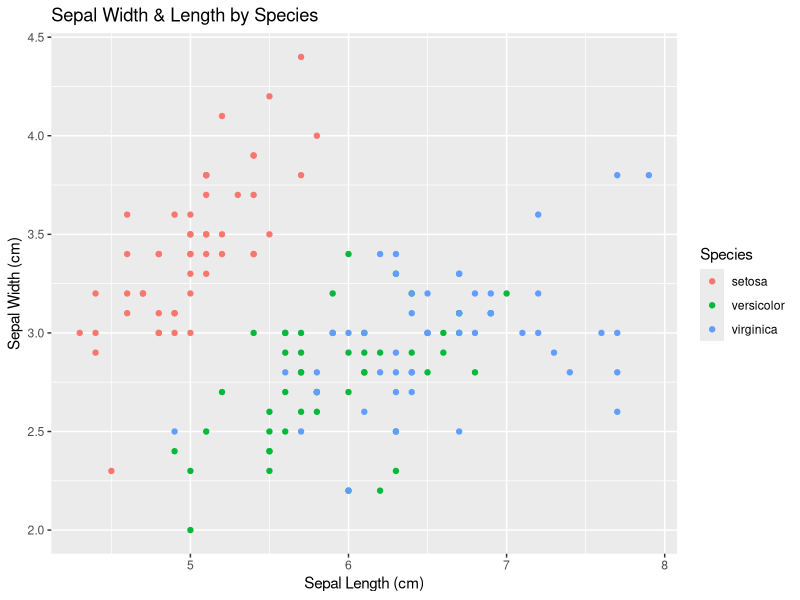
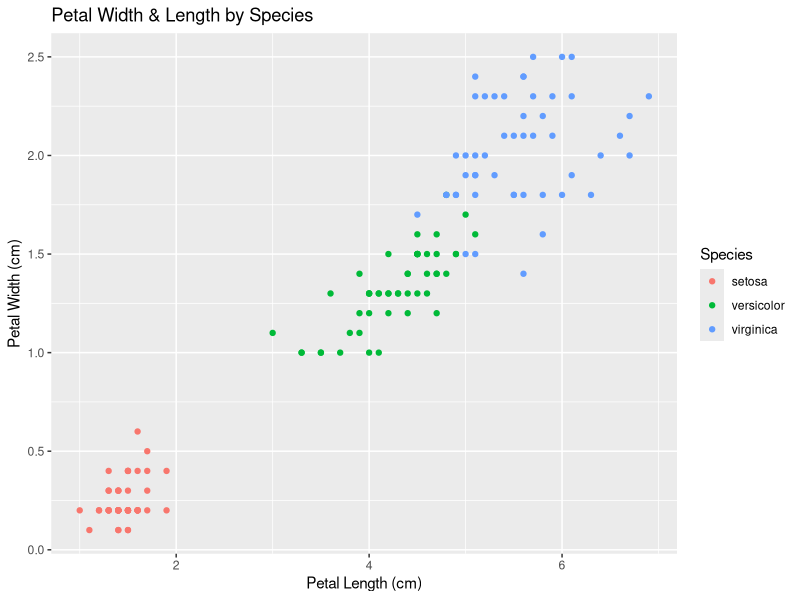
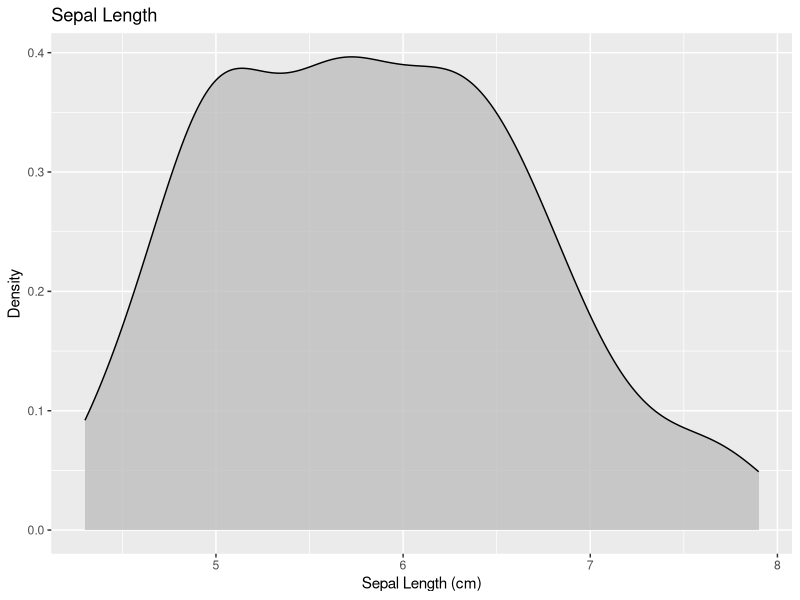
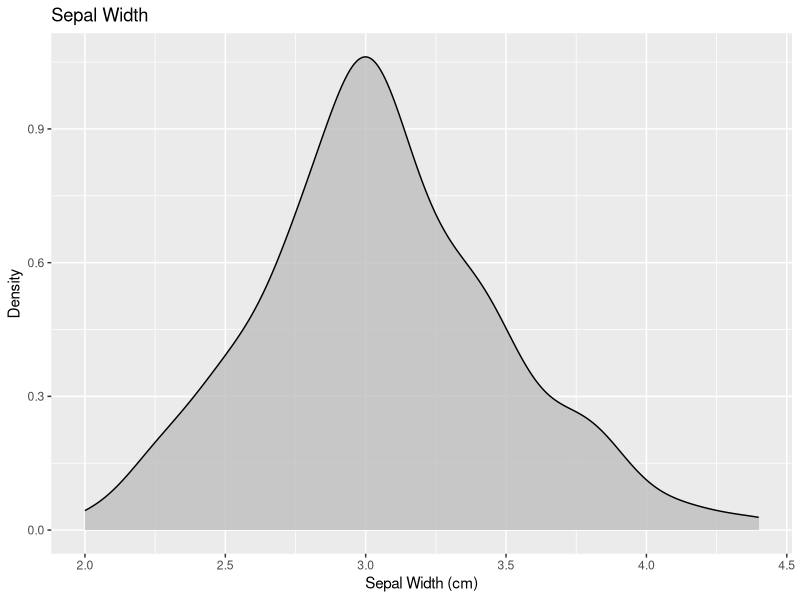
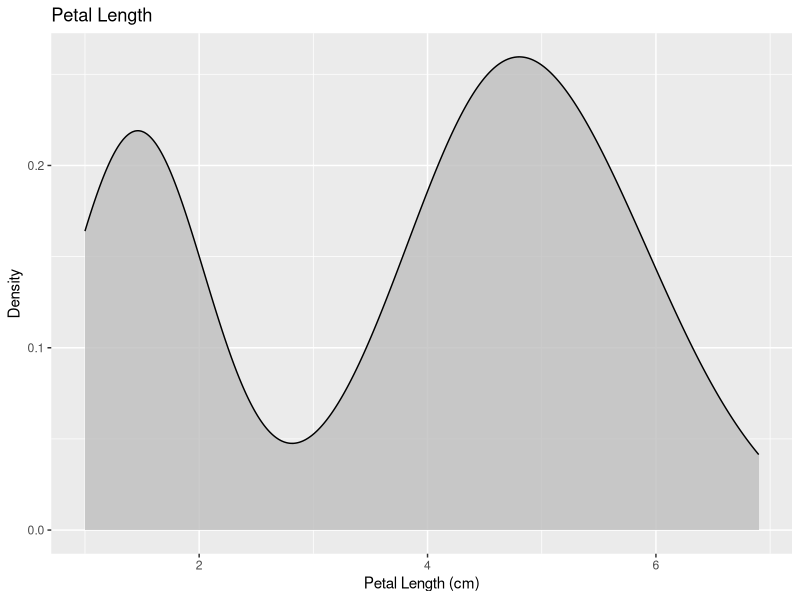
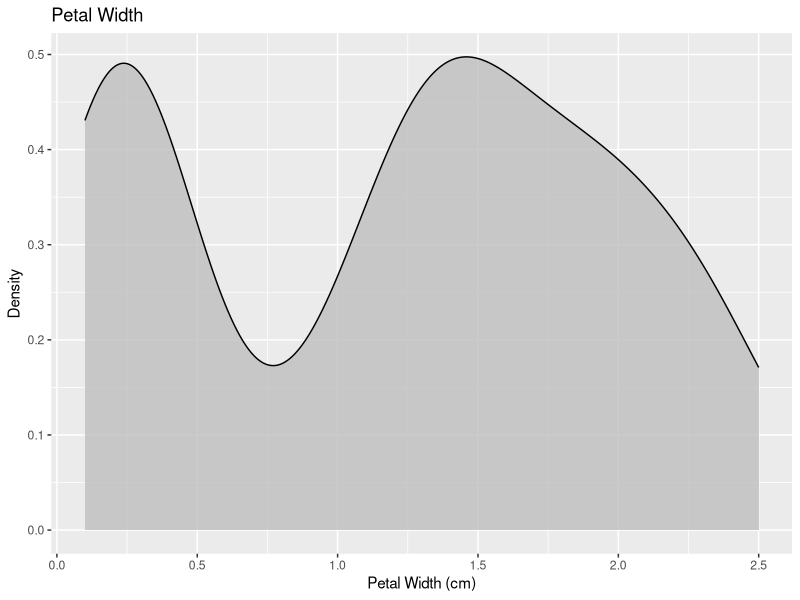

Generate these figures, in order, with R:
## ---- chunk 1
setwd("H://_UC/7046DataMining1/HW1")
getwd()
## ---- chunk 2

##################################################################################
# Import data and libraries
##################################################################################
pkgs <- c(
  "animation",   # for pre-built statistical animations
  "dplyr",       # for data wrangling
  "ggplot2",     # for drawing nicer graphics
  "gridExtra",   # for grid.arrange() function
  "HistData",    # for historical data sets
  "investr",     # for inverse estimation
  "magick",      # for working with images
  "roundhouse" ,  # for pure awesomeness
  "GGally",  # for gggplot2 extensions
  "pdp",     # for (corrected) Boston housing data
  "plotly",  # for interactive plots
  "tibble",  # for nicer data frames
  "vip" ,     # for variable importance plots
  "class", 
  "gmodels",   #used to make table of results of model
  "FNN"
)

# Install required (CRAN) packages
for (pkg in pkgs) {
  if (!(pkg %in% installed.packages()[, "Package"])) {
    install.packages(pkg)
  }
}


library(datasets)
library(FNN)
library(caret)
library(dplyr)
## ---- chunk 3

#help(iris)
#summary(iris)
#head(iris)
#str(iris)
## ---- chunk 4
# Division of `Species`
table(iris$Species)
## ---- chunk 5
# Percentual division of `Species`
round(prop.table(table(iris$Species)) * 100, digits = 1)
## ---- chunk 6
#class(iris)
#summary(iris[c("Petal.Width", "Sepal.Width")])
## ---- chunk 7
irisdata.nums<-iris[,1:4]
sapply(irisdata.nums, function(irisdata.nums) c( "Stand dev" = sd(irisdata.nums), 
                         "Mean"= mean(irisdata.nums,na.rm=TRUE),
                         "n" = length(irisdata.nums),
                         "Median" = median(irisdata.nums),
                         "CoeffofVariation" = sd(irisdata.nums)/mean(irisdata.nums,na.rm=TRUE),
                         "Minimum" = min(irisdata.nums),
                         "Maximun" = max(irisdata.nums),
                         "1st Quantile" = quantile(irisdata.nums,.25),
                         "3rd Quartile" = quantile(irisdata.nums,.75)
                    )
)
## ---- chunk 8
# loading packages
library(ggplot2)
library(magrittr)
library(class)

# sepal width vs. sepal length
SepalScatter<-iris %>%
  ggplot(aes(x=Sepal.Length, y=Sepal.Width, color=Species)) +
  geom_point()
print(SepalScatter + labs(title= "Sepal Width & Length by Species",y="Sepal Width (cm)", x = "Sepal Length (cm)"))


## ---- chunk 9

## ---- chunk 10
# Petal
PetalScatter<-iris %>%
  ggplot(aes(x=Petal.Length, y=Petal.Width, color=Species)) +
  geom_point()
print(PetalScatter + labs(title= "Petal Width & Length by Species",y="Petal Width (cm)", x = "Petal Length (cm)"))


## ---- chunk 11
# I dont think any of this stuff adds value
# Overall correlation `Petal.Length` and `Petal.Width`
#cor(iris$Petal.Length, iris$Petal.Width)
# Return values of `iris` levels 
# x=levels(iris$Species)
# 
# # Print Setosa correlation matrix
# print(x[1])
# cor(iris[iris$Species==x[1],1:4])
# 
# # Print Versicolor correlation matrix
# print(x[2])
# cor(iris[iris$Species==x[2],1:4])
# 
# # Print Virginica correlation matrix
# print(x[3])
# cor(iris[iris$Species==x[3],1:4])

# Libraries
## ---- chunk 12



# Make the histogram
SL_Density<-iris %>%
  ggplot( aes(x=Sepal.Length)) +
    geom_density(fill="gray", color="black", alpha=0.8) +
    ggtitle("Sepal Length")
print(SL_Density + labs(title= "Sepal Length",y="Density", x = "Sepal Length (cm)"))

## ---- chunk 13
SW_Density<-iris %>%
  ggplot( aes(x=Sepal.Width)) +
    geom_density(fill="gray", color="black", alpha=0.8) +
    ggtitle("Sepal Width")
print(SW_Density + labs(title= "Sepal Width",y="Density", x = "Sepal Width (cm)"))


## ---- chunk 14
PL_Density<-iris %>%
  ggplot( aes(x=Petal.Length)) +
    geom_density(fill="gray", color="black", alpha=0.8) +
    ggtitle("Petal Length")
print(PL_Density + labs(title= "Petal Length",y="Density", x = "Petal Length (cm)"))
## ---- chunk 15
PW_Density<-iris %>%
  ggplot( aes(x=Petal.Width)) +
    geom_density(fill="gray", color="black", alpha=0.8) +
    ggtitle("Petal Width")
print(PW_Density + labs(title= "Petal Width",y="Density", x = "Petal Width (cm)"))

## ---- chunk 16
# Partitioning
# Here we partition the data into training (80%) and validation (20%) sets.
# partition the data
set.seed(7046)
train.index <- sample(nrow(iris), nrow(iris) * 0.8)
valid.index <- as.numeric(setdiff(rownames(iris), train.index))
iris.train <- iris[train.index, ]
iris.valid <- iris[valid.index, ]

# remember to exclude both outcome variables from your list of predictors
nn <- knn(train = iris.train[, 1:4], test = iris.valid[, 1:4], cl = iris.train$Species, k = 3)

confusionMatrix(nn, as.factor(iris.valid$Species), positive = "1")
## ---- chunk 17
#Determine Best k
#We will now determine the optimal value for k by evaluating the accuracy at several levels k. 
#We'll look at values of k 1-20, which is generally sufficient.

set.seed(7046)

# initialize a data frame with two columns: k and accuracy, note rep(0,20) provides a list of 20 zeros
accuracy.df <- data.frame(k = seq(1, 20, 1), accuracy = rep(0, 20))

# compute knn for different k on validation set
for (i in 1:20) {
  knn.pred <- knn(train = iris.train[, 1:4], test = iris.valid[, 1:4], 
                  cl = iris.train$Species, k = i)
  accuracy.df[i, 2] <- confusionMatrix(knn.pred, as.factor(iris.valid$Species), positive = "1")$overall[1]
}
accuracy.df

## ---- chunk 18

## ---- chunk 19
# Used reference at https://www.r-bloggers.com/k-means-clustering-in-r/


set.seed(7046)
irisKMCluster <- kmeans(iris[, 1:4], 3, nstart = 20)
irisKMCluster
#K-means clustering with 3 clusters of sizes 38, 62, 50



## ---- chunk 20
table(irisKMCluster$cluster, iris$Species)
   
